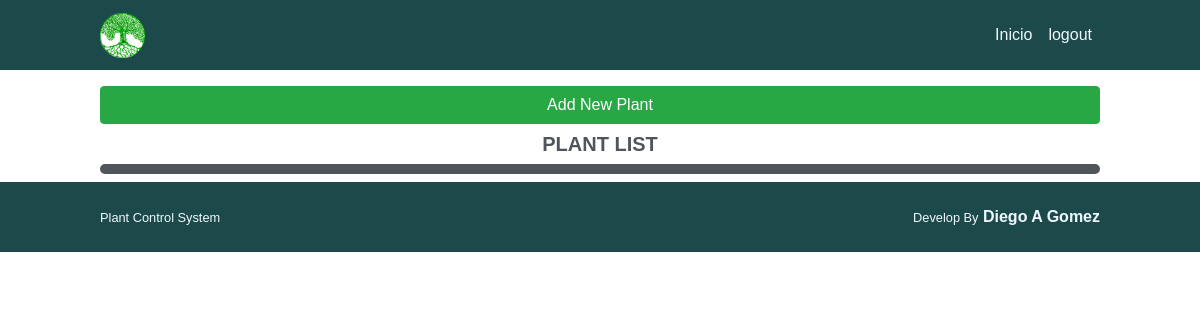
The app's page / (signed in), older data.
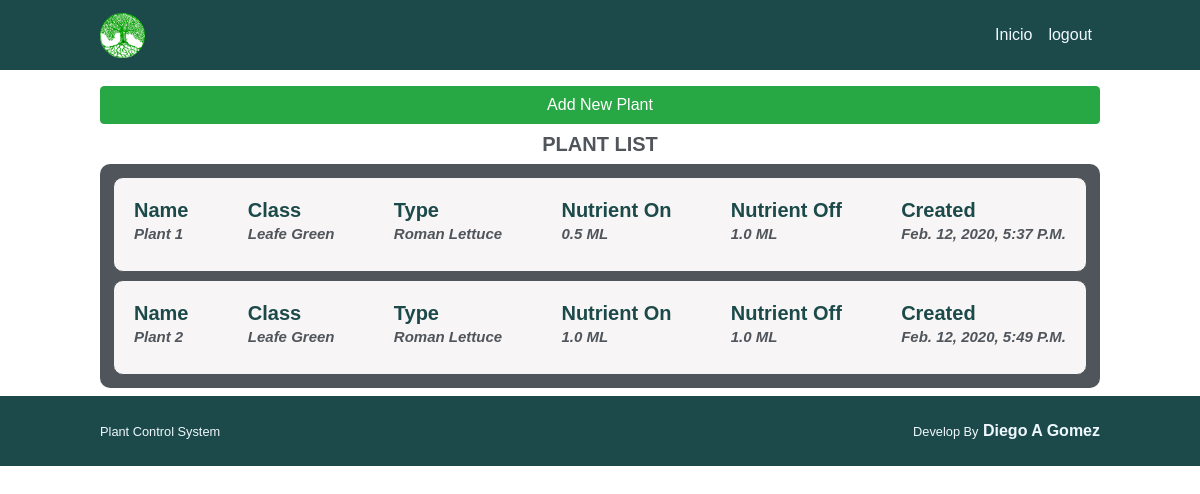
The same page, newer data.
### plants/models.py (models this page shows, shortened)
class Plants(models.Model):
    plant_name = models.CharField(max_length=20, null=True)
    plant_class = models.CharField(max_length=40, null=True)
    plant_type = models.CharField(max_length=20, null=True)
    active_nutrients = models.FloatField(default=0)
    noactive_nutrients = models.FloatField(default=0)
    created = models.DateTimeField(auto_now=True)

### plants/views.py (the view)
class ListPlants(LoginRequiredMixin, TemplateView):
    template_name = 'plants/home.html'
    success_url = reverse_lazy('plants:plants')
    def get_context_data(self, **kwargs):
        context = super().get_context_data(**kwargs)
        context['plants'] = Plants.objects.all()
        context['form'] = PlantsFormat()
        return context

### plants/forms.py (called while the page is built)
    @staticmethod
    def snake_to_word(word):
        return ' '.join(x.capitalize() or '_' for x in word.split('_'))

### templates/plants/home.html (shortened to what this page needs)
{% extends "base.html" %}
{% block container %}
    <div class="mt-3">
            <a href="{% url 'plants:new_plant' %}"
            type="submit"
            class="btn btn-success btn-block mt-1">Add New Plant</a>
    </div>
    <div>
        <h2 class="mt-2"> plant list </h2>
        <div style="background-color: #50555c;
                    padding: 5px;
                    border-radius: 10px;">
            {% for plant in plants %}
            <a href="{% url 'plants:plant_details' plant.id %}">
            {% include "plants/list_plants.html" %}
            </a>
            {% endfor %}
        </div>
    </div>
{% endblock %}

### templates/base.html (shortened to what this page needs)
<!DOCTYPE html>
<html lang="en">
<head>
    {% load static %}
    <link rel="stylesheet" href="{% static 'css/bootstrap.min.css' %}">
    <link rel="stylesheet" href="https://use.fontawesome.com/releases/v5.1.0/css/all.css" />
    <link rel="stylesheet" href="{% static 'css/main.css' %}" />
</head>
<body>
    {% include "navbar.html" %}
      <div class="container">
        {% block container %}
        {% endblock%}
     </div>
    {% include "foot.html" %}
</body>
</html>

### templates/navbar.html
{% load static %}
    <div class="navbar-header">
        <div class="container">
                <div>
                <a href="{% url 'plants:plants' %}">
                    <img src="{% static "img/icon.png" %}" height="45" width="45"
                    class="d-inline-block align-top"/>
                </a>
                </div>
                <div class="navbar-menu">
                    <nav><a href="{% url 'plants:plants' %}">Inicio</a></nav>
                    <nav><a href="{% url 'users:logout' %}">logout</a></nav>
                </div>
        </div>
    </div>

### templates/plants/list_plants.html
<div class="register-control" style="margin: 8px;
                                    display: flex;
                                    justify-content: space-between;
                                    align-items: center;
                                    border-radius: 10px;
                                    border: 1px solid #50555c;
                                    background-color: rgba(253, 251, 251, 0.966);
                                    color: #50555c;
                                    padding: 20px;">
    <div>
        <h4>name</h4>
        <h6>{{ plant.plant_name}}</h6>
    </div>
    <div>
        <h4>class</h4>
        <h6>{{ plant.plant_class }}</h6>
    </div>
    <div>
        <h4>type</h4>
        <h6>{{ plant.plant_type }}</h6>
    </div>
    <div>
        <h4>nutrient on</h4>
        <h6>{{ plant.active_nutrients }} mL</h6>
    </div>
    <div>
        <h4>nutrient off</h4>
        <h6>{{ plant.noactive_nutrients }} mL</h6>
    </div>
    <div>
        <h4>created</h4>
        <h6>{{ plant.created }}</h6>
    </div>
</div>

### templates/foot.html
{% load static %}
    <div class="foot-container">
        <div class="container">
                <div>
                <strong><small>plant control system</small></strong>
                </div>
                <div>
                    <strong><small>develop by</small> diego a gomez</strong>
                </div>
        </div>
    </div>

### static/css/main.css (style rules this page uses)
body { font-family: 'Source Sans Pro', sans-serif; margin: 0px; }
h2 { color: #50555c; text-transform: uppercase; font-family:'Source Sans Pro', sans-serif; font-weight: bold; font-size: 20px; text-align: center; margin-top: 0px; }
h4 { color: rgb(28, 73, 73); text-transform: capitalize; font-family:'Source Sans Pro', sans-serif; font-weight: bold; font-size: 20px; margin: 0px; margin-bottom: 3px; }
h6 { color:#50555c; text-transform: capitalize; font-family:'Source Sans Pro', sans-serif; font-weight: bold; font-size: 15px; text-align: left; margin-top: 0px; margin-bottom: 8px; font-style: italic; }
strong { color: aliceblue; text-transform: capitalize; font-family: Impact, Haettenschweiler, 'Arial Narrow Bold', sans-serif; }
.container { width: 1000px; margin: 0 auto; display: inherit; justify-content: inherit; align-items: inherit; height: inherit; flex-wrap: inherit; }
.navbar-header { background-color: rgb(28, 73, 73); justify-content: space-between; display: flex; align-items: center; color: blanchedalmond; padding: 10px; height: 70px; }
.navbar-header a { color: aliceblue; text-decoration: none; }
.navbar-menu { justify-content: space-between; display: flex; height: inherit; list-style: none; align-items: center; margin: 8px; }
.navbar-menu nav a { justify-content: space-between; display: flex; align-items: center; height: 70px; margin-left: 16px; }
.foot-container { background-color: rgb(28, 73, 73); margin-top: 8px; justify-content: space-between; display: flex; align-items: center; padding: 10px; height: 70px; }

Row changes from the older to the newer data that the page shows:
added Plants: plant_name "Plant 1", plant_class "Leafe Green", plant_type "Roman Lettuce", active_nutrients "0.5", noactive_nutrients "1.0", created "Feb. 12, 2020, 5:37 P.m."
added Plants: plant_name "Plant 2", plant_class "Leafe Green", plant_type "Roman Lettuce", active_nutrients "1.0", noactive_nutrients "1.0", created "Feb. 12, 2020, 5:49 P.m."
